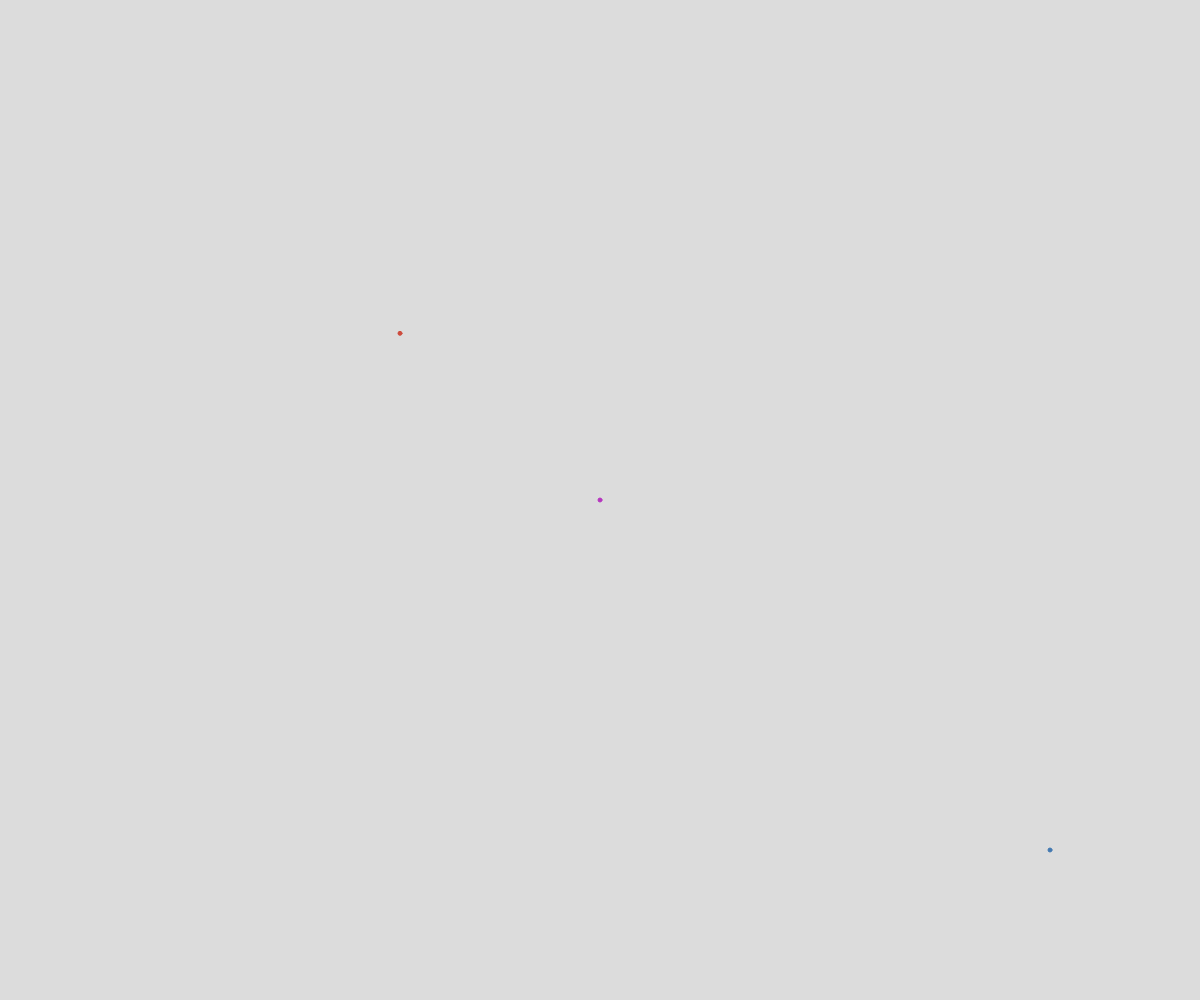
Frame 1 (no input)
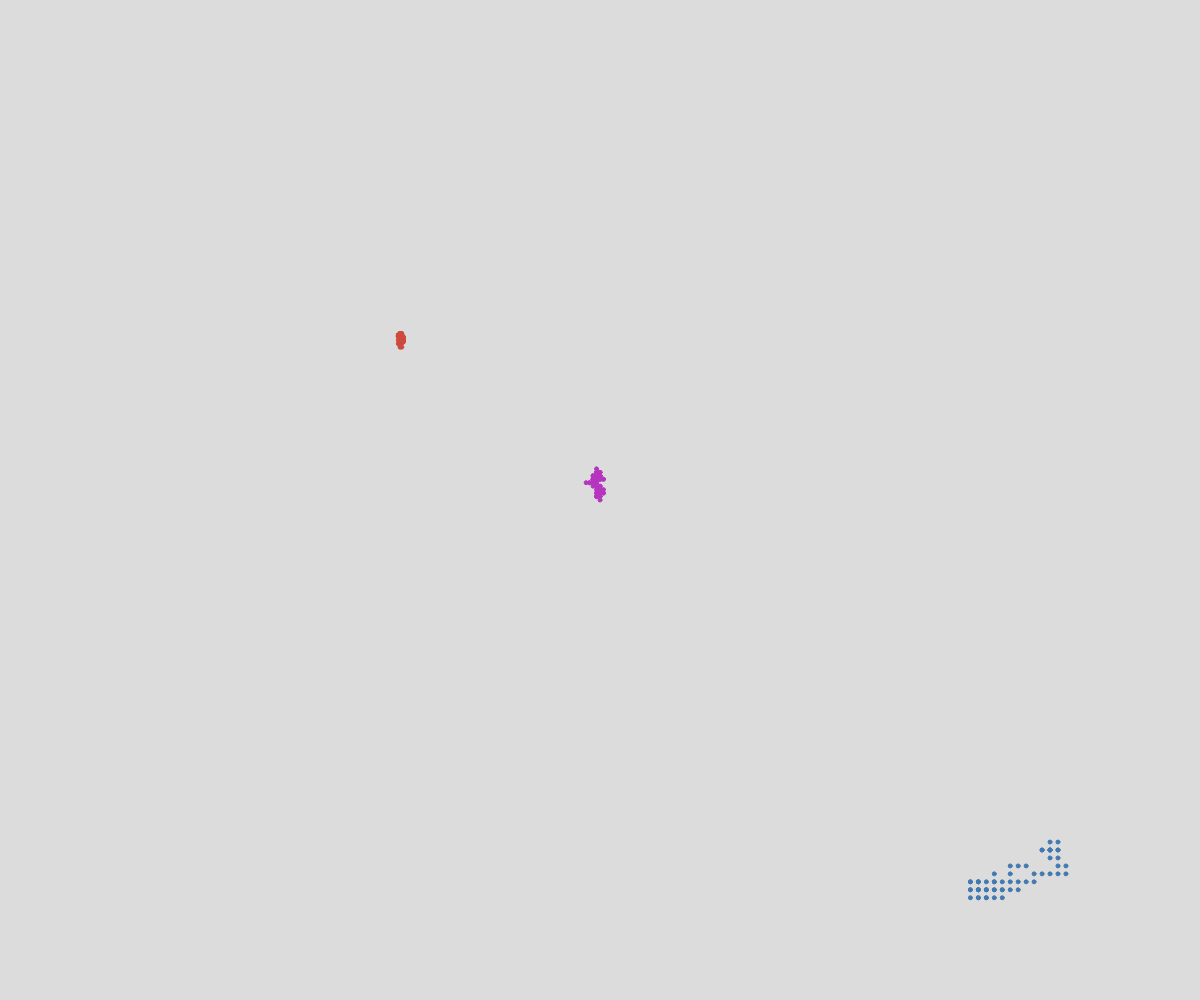
Frame 60 (no input)
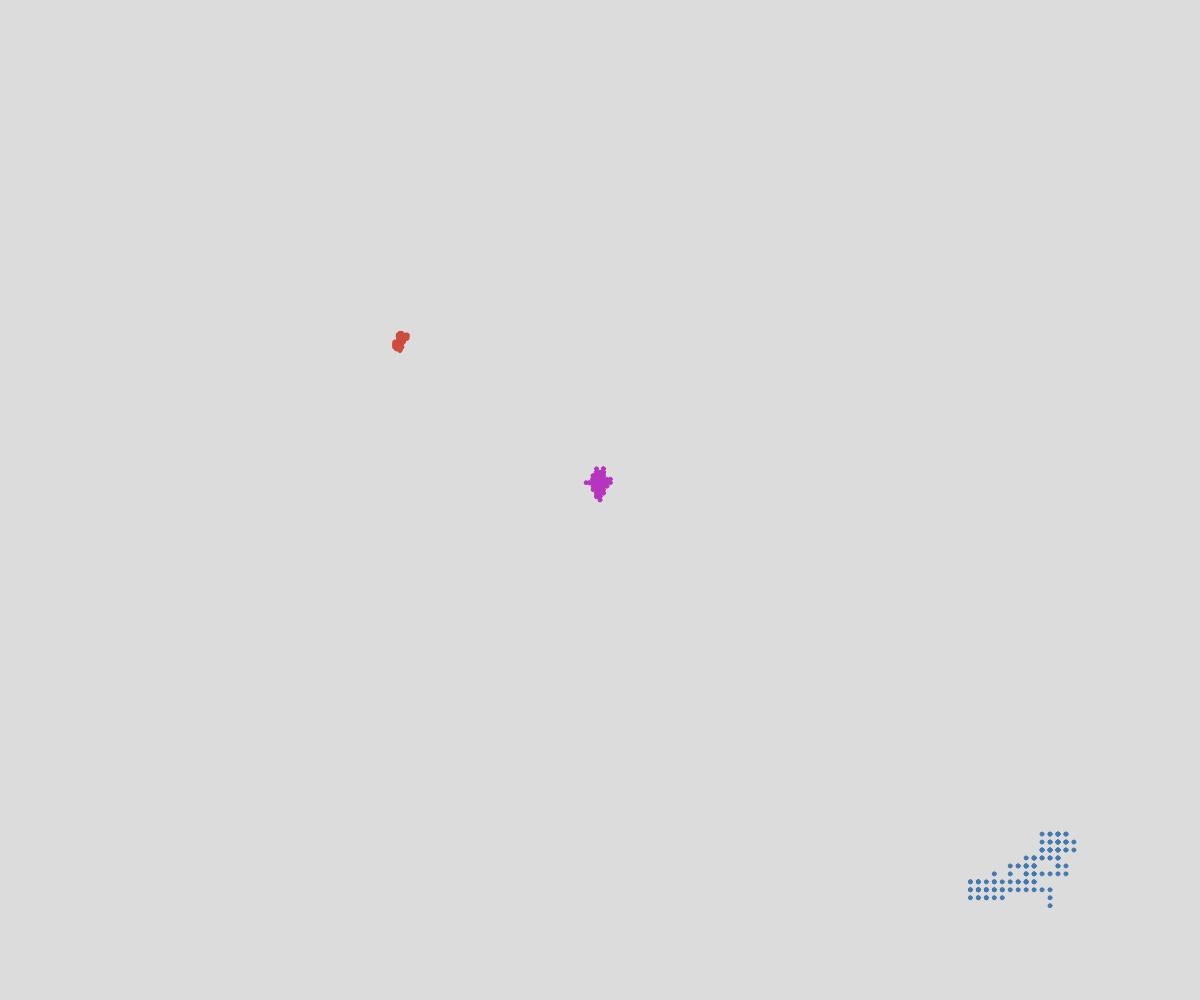
Frame 120 (the mouse pressed at the canvas centre since frame 60)

The p5.js sketch that drew these frames (run headless with seeded random() and noise() and a simulated clock; from frame 60 on, the mouse is pressed at the canvas centre):

// p5.js sketch
// ── sketch.js
// Walker OOP
// Aidan Draper
// november 14, 2022
//
// Extra for Experts:
// - describe what you did to take this project "above and beyond"

class Walker {
  constructor(x, y){
    this.x = x;
    this.y = y;
    this.color = color(random(255), random(255), random(255));
    this.speed = random(10);
    this.radius = 2;
  }

  display() {
    stroke(this.color);
    fill(this.color);
    circle(this.x, this.y, this.radius*2);
  }

  move() {
    let choice = random(100);
    if (choice < 25){
      this.y -= this.speed;
    }
    else if (choice < 50){
      this.y += this.speed;
    }
    else if (choice < 75){
      this.x -= this.speed;
    }
    else if (choice < 100) {
      this.x += this.speed;
    }
  }
}

let john;
let katherine;
let aidan;

function setup() {
  createCanvas(windowWidth, windowHeight);
  background(220);
  john = new Walker(width/2, height/2);
  katherine = new Walker(width/3, height/3);
  aidan = new Walker(width-150, height-150);
}

function draw() {
  john.display();
  katherine.display();
  aidan.display();

  john.move();
  katherine.move();
  aidan.move();
}
